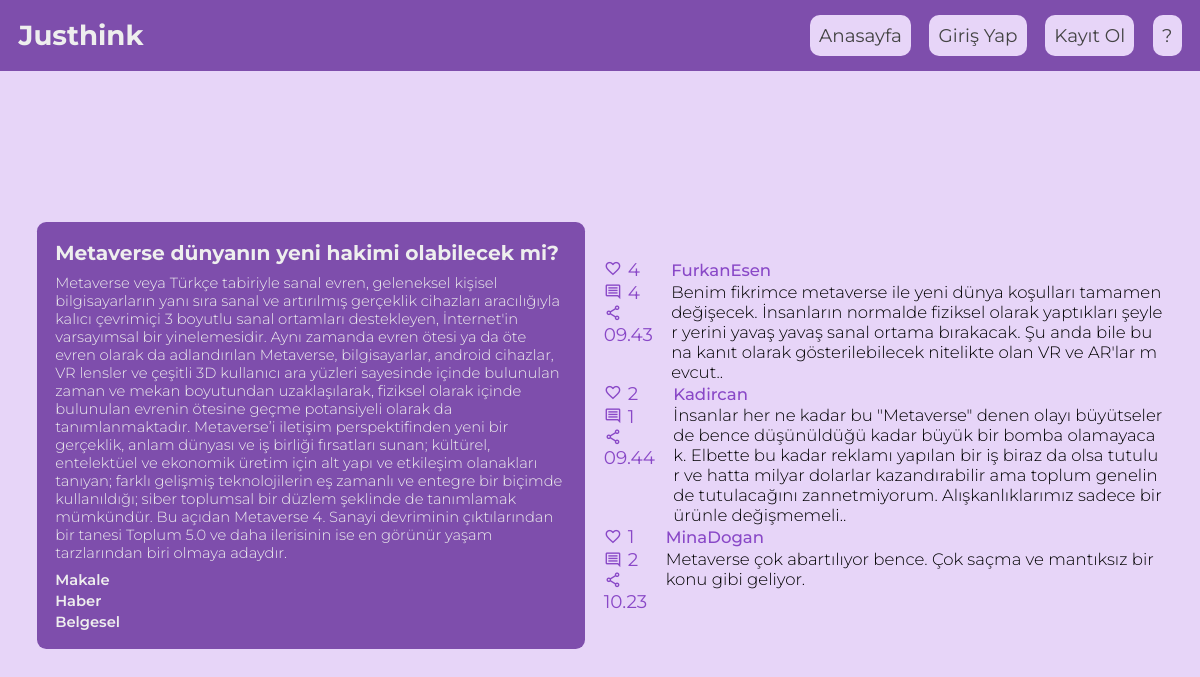
Screenshot of /discord/favourites with the database file from the repository.
### discord/models.py (models this page shows)
class Topic(models.Model):
    id = models.AutoField(primary_key=True)
    idea_name = models.CharField(max_length=100)
    idea_description = models.TextField()
    idea_genre = models.CharField(max_length=10, choices=IDEA_GENRES, default='trend')
    idea_deadline = models.DateTimeField(default=datetime.datetime.now())

class Idea(models.Model):
    id = models.AutoField(primary_key=True)
    topic = models.ForeignKey(to = Topic, on_delete=models.CASCADE)
    idea_author = models.ForeignKey(to = User, on_delete=models.CASCADE)
    idea_content = models.TextField()
    idea_likes = models.IntegerField(default=0)
    idea_comments = models.IntegerField(default=0)
    comment_publish_date = models.CharField(max_length=6)

### discord/views.py (the view)
# urls.py: path('favourites', favs_view),
def favs_view(request):
    try:
        profile = Profile.objects.get(Q(user = request.user))
    except Profile.DoesNotExist:
        profile = {'ui_theme': 'tema1'}
    except TypeError:
        profile = {'ui_theme': 'tema1'}
    ideas = Idea.objects.all().order_by('-idea_likes')
    try:
        ideas = ideas[:3]
    except IndexError:
        ideas
    return render(request, 'favs.html', {'fav_ideas': ideas, 'topic': Topic.objects.first(), 'profile': profile})

### templates/favs.html (shortened to what this page needs)
{% extends 'base.html' %}
{% block head %} <link rel="stylesheet" href="/static/trends.css"> <link rel="stylesheet" href="/static/send_idea.css"> <link rel="stylesheet" href="/static/home.css">{% endblock head %}
{% block content %}
<div class="current_topic">
    <h5>{{topic.idea_name}}</h5>
    <p>{{topic.idea_description}}</p>
    <div class="ekler">
        <a href="https://dergipark.org.tr/tr/download/article-file/2461841" target="_blank">Makale</a>
        <a href="https://www.milliyet.com.tr/molatik/teknoloji/metaverse-nedir-6638788" target="_blank">Haber</a>
        <a href="https://www.youtube.com/watch?v=WL-IMYqVn8s" target="_blank">Belgesel</a>
    </div>
</div>
    <div class="ideas">
        <ul>
            {% for idea in fav_ideas %}
                <li>
                    <div class="idea">
                        <div class="left-layout">
                            <div class="interactions">
                                <div class="likes">
                                    <a href="./like_idea/{{idea.id}}" class="material-symbols-outlined">favorite<a> <span>{{ idea.idea_likes }}</span>
                                </div>
                                <div class="comments">
                                    <a href="./inspect_idea/{{idea.id}}" class="material-symbols-outlined">comment<a> <span>{{ idea.idea_comments }}</span>
                                </div>
                                <a href="./share_idea/{{idea.id}}" class="material-symbols-outlined" onclick="shareIdea()">share<a>
                            </div>
                            <span class="datetime">{{ idea.comment_publish_date }}</span>
                        </div>
                        <div class="right-layout">
                            <h4><a href="./auth/profile/{{idea.idea_author.username}}">{{idea.idea_author.username}}</a></h4>
                            <p class="reason">{{idea.idea_content}}.</p>
                        </div>
                    </div>
                </li>
            {% endfor %}
        </ul>
    </div>
{% endblock content %}

### static/index.css (style rules this page uses)
html { overflow-x: hidden; }

### static/trends.css (style rules this page uses)
.ideas { width: 50% }

### static/send_idea.css (style rules this page uses)
.current_topic { flex-basis: 49%; background-color: var(--color-primary); border-radius: .5rem; font-size: .8rem; color: var(--color-white); padding: 1rem; }
.current_topic h5 { font-size: 1.1rem; margin-bottom: .5rem; }
.current_topic p { font-weight: 300; }
.current_topic a { display: block; color: var(--color-white); font-weight: 600; margin-top: .15rem; }
.ekler { margin-top: .5rem; }
.idea { font-family: 'Montserrat'; font-size: 1rem; }
p.reason { word-break: break-all; white-space: normal; }

### static/home.css (style rules this page uses)
.ideas { display: flex; flex-wrap: wrap; row-gap: 1rem; }
.idea { display: flex; align-items: flex-start; flex-basis: 50%; position: relative; }
.idea .left-layout { display: flex; flex-direction: column; margin-right: 1rem; }
.idea .interactions { display: flex; flex-direction: column; }
.idea .left-layout * { color: var(--color-primary-dark); }
.idea .interactions > div { display: flex; align-items: center; }
.idea .interactions > div span { margin-left: .3rem; }
.idea .interactions a { transition: all .1s ease-in; }
.idea .right-layout { display: flex; flex-direction: column; gap: .1rem; font-size: .9rem; }
.idea .right-layout h4 a { color: var(--color-primary-dark) !important; font-weight: 500; }
.idea .right-layout p { font-weight: 300; word-wrap: break-all; white-space: normal; }

### rows the page displays
Topic: idea_name "Metaverse dünyanın yeni hakimi olabilecek mi?", idea_description "Metaverse veya Türkçe tabiriyle sanal evren, geleneksel kişisel bilgisayarların yanı sıra sanal ve artırılmış gerçeklik cihazları aracılığıyla kalıcı çevrimiçi 3 boyutlu sanal ortamları destekleyen, İnternet'in varsayımsal bir yinelemesidir. Aynı zamanda evren ötesi ya da öte evren olarak da adlandırılan Metaverse, bilgisayarlar, android cihazlar, VR lensler ve çeşitli 3D kullanıcı ara yüzleri sayesinde içinde bulunulan zaman ve mekan boyutundan uzaklaşılarak, fiziksel olarak içinde bulunulan evrenin ötesine geçme potansiyeli olarak da tanımlanmaktadır. Metaverse’i iletişim perspektifinden yeni bir gerçeklik, anlam dünyası ve iş birliği fırsatları sunan; kültürel, entelektüel ve ekonomik…"
Idea: idea_likes "4", idea_comments "4", comment_publish_date "09.43", idea_author.username "FurkanEsen", idea_content "Benim fikrimce metaverse ile yeni dünya koşulları tamamen değişecek. İnsanların normalde fiziksel olarak yaptıkları şeyler yerini yavaş yavaş sanal ortama bırakacak. Şu anda bile buna kanıt olarak gösterilebilecek nitelikte olan VR ve AR'lar mevcut."
Idea: idea_likes "2", idea_comments "1", comment_publish_date "09.44", idea_author.username "Kadircan", idea_content "İnsanlar her ne kadar bu \"Metaverse\" denen olayı büyütseler de bence düşünüldüğü kadar büyük bir bomba olamayacak. Elbette bu kadar reklamı yapılan bir iş biraz da olsa tutulur ve hatta milyar dolarlar kazandırabilir ama toplum genelinde tutulacağını zannetmiyorum. Alışkanlıklarımız sadece bir ürünle değişmemeli."
Idea: idea_likes "1", idea_comments "2", comment_publish_date "10.23", idea_author.username "MinaDogan", idea_content "Metaverse çok abartılıyor bence. Çok saçma ve mantıksız bir konu gibi geliyor"
